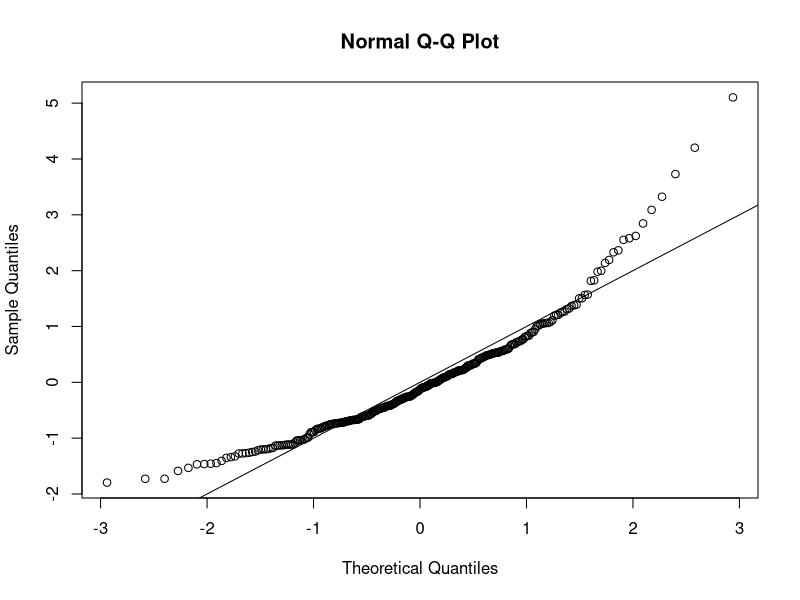
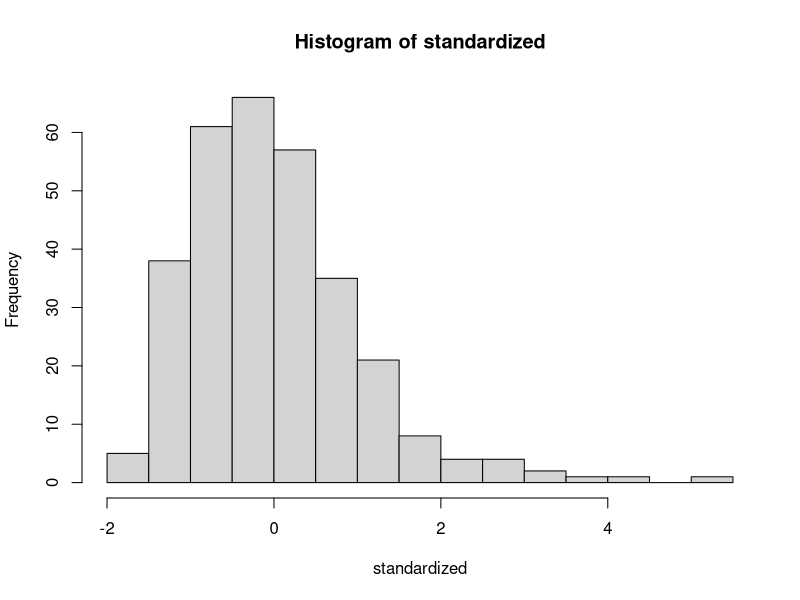
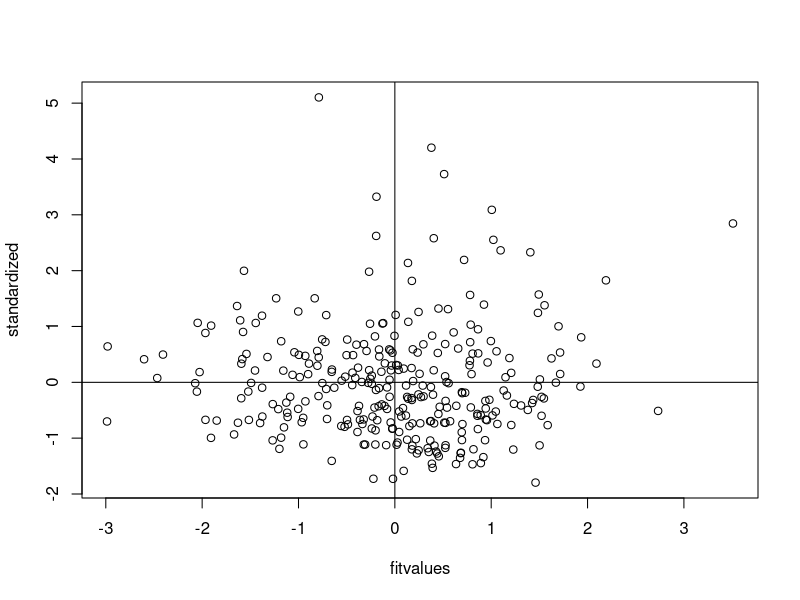

Source code (R) for these figures, in order:
setwd("E:/GA/Scales")
master = read.csv("Meaning_Scales_VOL_RR_RN_Paper.csv")
summary(master)

##No reverse coded items.

####DATA SCREENING####

##Missing Data##
library(mice)
percentmiss = function(x){ sum(is.na(x))/length(x) *100 }

##Going by rows ONLY
notypos = master
missing = apply(notypos[ , 3:21], 1, percentmiss) 
table(missing)

##Replace only the data that you should
replacepeople = notypos[ missing <= 5 , ]  
dontpeople = notypos[ missing > 5 , ]

##Figure out the columns to exclude
apply(replacepeople, 2, percentmiss)
replacecolumn = replacepeople[ , -c(1,2,22)]
dontcolumn = replacepeople[ , c(1,2,22)]

nomiss = replacepeople

##Outliers##
mahal = mahalanobis(nomiss[ , -c(1,2,22)], 
                    colMeans(nomiss[ , -c(1,2,22)], na.rm = TRUE),
                    cov(nomiss[ , -c(1,2,22)], use="pairwise.complete.obs"))

cutoff = qchisq(.999,ncol(nomiss[ , -c(1,2,22)])) 
summary(mahal < cutoff)
noout = nomiss[ mahal < cutoff, ]

##additivity: correlations
correlations = cor(noout[,-c(1,2,22)], use="pairwise.complete.obs")
symnum(correlations)

##make the random stuff
random = rchisq(nrow(noout), 7)
##be sure here not to include the ID columns!
fake = lm(random~., data=noout[ , -c(1:2,22)])

##get the linearity plot
##create the standardized residuals
standardized = rstudent(fake)
qqnorm(standardized)
abline(0,1)

##multivariate normality
hist(standardized, breaks=15)

##homogeneity and homoscedaticity
fitvalues = scale(fake$fitted.values)
plot(fitvalues, standardized) 
abline(0,0)
abline(v = 0)

##Scoring
pos = rowSums(noout[,c("Q25_1", "Q25_2", "Q25_3", "Q25_4", "Q25_5", "Q25_6","Q25_7", "Q25_8", "Q25_9", "Q25_10", "Q25_11", "Q25_12","Q25_13")])
pos

#External 
Neg = rowSums(noout[,c("Q25_14", "Q25_15", "Q25_16", "Q25_17", "Q25_18", "Q25_19")])
Neg
